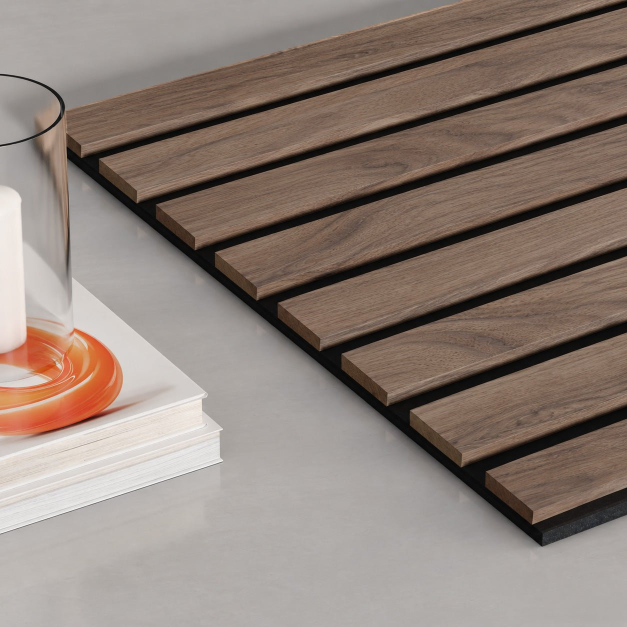
#> input picture data/items/slats-co-truewood-lite-american-walnut-slats-black-felt/image.jpg, 1254 x 1254 px, given in place of main.jpg, which was not available (shown at 1/2 size)
$ python texture.py
#> lines starting #> are read from the running program, lines starting #| are printed output that depends on the picture; long printed decimals are rounded
import json
from pathlib import Path

import numpy as np
from PIL import Image, ImageDraw
from scipy.ndimage import gaussian_filter, map_coordinates


ROOT = Path(__file__).resolve().parent
W, H = 1024, 2048
WIDTH_MM, HEIGHT_MM = 300, 600
PITCH_MM, FACE_MM = 37.5, 27
RNG = np.random.default_rng(61429)


def noise(shape, sy, sx):
    a = gaussian_filter(RNG.normal(size=shape), (sy, sx), mode="wrap")
    return a / max(a.std(), 1e-8)


def save(name, array):
    Image.fromarray(np.uint8(np.clip(array, 0, 1) * 255 + 0.5)).save(ROOT / name)


def srgb_to_linear(c):
    return np.where(c <= 0.04045, c / 12.92, ((c + 0.055) / 1.055) ** 2.4)


def linear_to_srgb(c):
    return np.where(c <= 0.0031308, 12.92 * c, 1.055 * np.maximum(c, 0) ** (1 / 2.4) - 0.055)


def build():
    photo = np.asarray(Image.open(ROOT / "main.jpg").convert("RGB"), dtype=float)
    samples = [(650, 120), (700, 225), (750, 340), (800, 450),
               (850, 565), (900, 700), (1050, 825), (1150, 985)]
    tones = np.array([np.median(photo[y-9:y+10, x-18:x+19], axis=(0, 1)) for x, y in samples])
#> tones = [[118, 94, 79], [133, 109, 95], [116, 95, 82], [130, 107, 93], [133, 111, 95], [131, 108, 94], [119, 98, 86], [123, 103, 89]]
    # Small interior samples supply color statistics only; no lit photo pixels enter the map.
    base = np.median(tones, axis=0)
#> base = [126.5, 105, 91]
    tones = base + (tones - base) * 0.65
#> tones = [[121, 97.85, 83.2], [130.7, 107.6, 93.6], [119.7, 98.5, 85.15], [128.8, 106.3, 92.3], [130.7, 108.9, 93.6], [129.4, 107, 92.95], [121.6, 100.5, 87.75], [124.2, 103.7, 89.7]]
    print("Walnut RGB samples:", tones.round(1).tolist())
#| Walnut RGB samples: [[121.0, 97.8, 83.2], [130.7, 107.6, 93.6], [119.7, 98.5, 85.2], [128.8, 106.3, 92.3], [130.7, 108.9, 93.6], [129.4, 107.0, 93.0], [121.6, 100.4, 87.8], [124.2, 103.7, 89.7]]

    y, x = np.mgrid[:H, :W]
    local_mm = ((x + 0.5) * WIDTH_MM / W) % PITCH_MM
    inside = FACE_MM / 2 - np.abs(local_mm - PITCH_MM / 2)
    face = np.clip(inside / (WIDTH_MM / W) + 0.5, 0, 1)
    felt = noise((H, W), 0.65, 0.65)
    color = np.array([0.060, 0.059, 0.057])[None, None, :] + felt[..., None] * 0.004
    height = 5 + 0.018 * felt
    wood = np.zeros((H, W, 3))
    relief = np.zeros((H, W))

    for slat in range(8):
        start, end = slat * 128, (slat + 1) * 128
        yy, xx = np.mgrid[:H, :128]
        t = 2 * np.pi * yy / H
        phase = RNG.uniform(0, 2 * np.pi)
        bend = (3.8 * np.sin(t + phase) + 1.7 * np.sin(2 * t - phase)
                + 0.8 * np.sin(3 * t + 0.7 * phase))
        if slat in (1, 4, 6):
            bend += 10 * np.cos(t + phase) ** 6
        warped_x = xx + bend + noise((H, 128), 70, 9) * 1.5
        coords = [yy, warped_x]
        broad = map_coordinates(noise((H, 128), 160, 6), coords, order=1, mode="grid-wrap")
        ribbons = map_coordinates(noise((H, 128), 55, 1.15), coords, order=1, mode="grid-wrap")
        fibers = map_coordinates(noise((H, 128), 11, 0.40), coords, order=1, mode="grid-wrap")
        pores = np.maximum(fibers - 0.8, 0) ** 1.25
        fine = noise((H, 128), 0.65, 0.45)
        growth_lines = np.maximum(np.sin(warped_x * 0.85 + broad * 0.35) - 0.65, 0)
        growth_lines *= np.clip(noise((H, 128), 25, 4) + 0.5, 0, 1)
        grain = 4 * broad + 4.4 * ribbons + 2.4 * fibers - 5.2 * pores - 7 * growth_lines + 0.7 * fine
        wood[:, start:end] = (tones[slat] + grain[..., None] * np.array([1.0, 0.93, 0.83])) / 255
        relief[:, start:end] = 0.013 * ribbons + 0.008 * fibers - 0.018 * pores
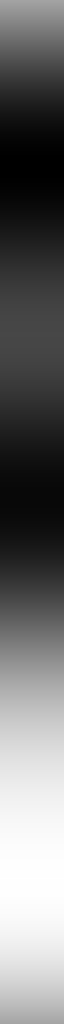
#> bend: shape (2048, 128) float64 (shown at 1/2 size); min -3.68, max 4.78, mean -2.64e-16; drawn with min black and max white
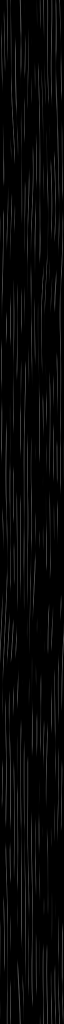
#> growth_lines: shape (2048, 128) float64 (shown at 1/2 size); min 0, max 0.35, mean 0.0295
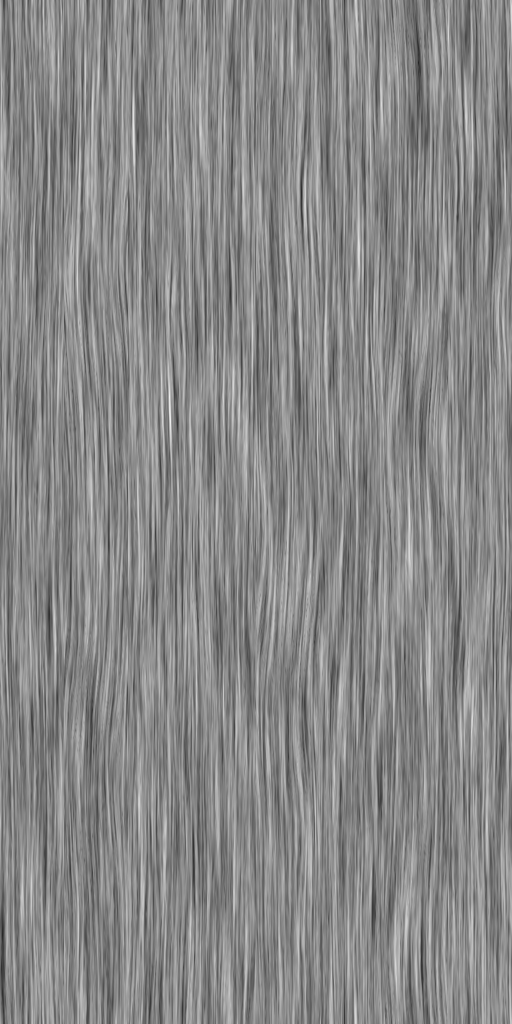
#> relief: shape (2048, 1024) float64 (shown at 1/2 size); min -0.0768, max 0.066, mean -0.00092; drawn with min black and max white
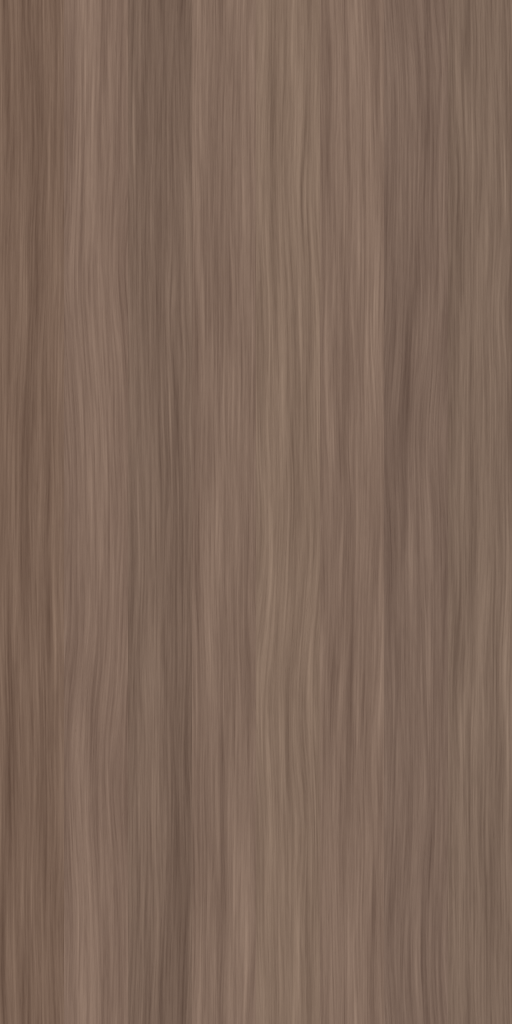
#> wood: shape (2048, 1024, 3) float64 (shown at 1/2 size); mean of channels 0, 1, 2 0.491, 0.405, 0.35; drawn as R, G, B

    color = color * (1 - face[..., None]) + wood * face[..., None]
    # The square 5 mm rise is softened only at the veneer edge, not across the gap.
    ramp = np.clip(inside / 0.45, 0, 1)
    bevel = ramp * ramp * (3 - 2 * ramp)
    height += 5 * bevel + relief * face
    dx = (np.roll(height, -1, axis=1) - np.roll(height, 1, axis=1)) / (2 * WIDTH_MM / W)
    dy = (np.roll(height, -1, axis=0) - np.roll(height, 1, axis=0)) / (2 * HEIGHT_MM / H)
    # Image rows point down; OpenGL tangent green points up.
    normal = np.stack((-dx, dy, np.ones_like(dx)), axis=-1)
    normal /= np.linalg.norm(normal, axis=-1, keepdims=True)
    save("texture.png", color)
    save("normal.png", normal * 0.5 + 0.5)

    meta = {
        "repeatWidthIn": WIDTH_MM / 25.4,
        "repeatHeightIn": HEIGHT_MM / 25.4,
        "depthIn": 10 / 25.4,
        "note": "Manufacturer spec sheet dimensions override photo estimates: 8 slats, each 27 mm (1.063 in) wide with a 10.5 mm (0.413 in) square felt gap, on a 37.5 mm pitch; the tile spans the 300 mm installed panel width by 600 mm, with 5 mm slats over 5 mm felt (10 mm total). Muted American walnut tones and per-slat variation are sampled from the main listing photo; grain and black acoustic felt are synthesized periodically without baked lighting."
    }
    (ROOT / "texture.json").write_text(json.dumps(meta, indent=2) + "\n")

    light = np.array([-0.45, 0.60, 0.66])
    light /= np.linalg.norm(light)
    lighting = 0.30 + 0.70 * np.maximum(normal @ light, 0)
    shaded = linear_to_srgb(srgb_to_linear(color) * lighting[..., None])
    panel_w, panel_h = 768, 1536
    preview = Image.new("RGB", (2 * panel_w, panel_h + 52), (235, 232, 227))
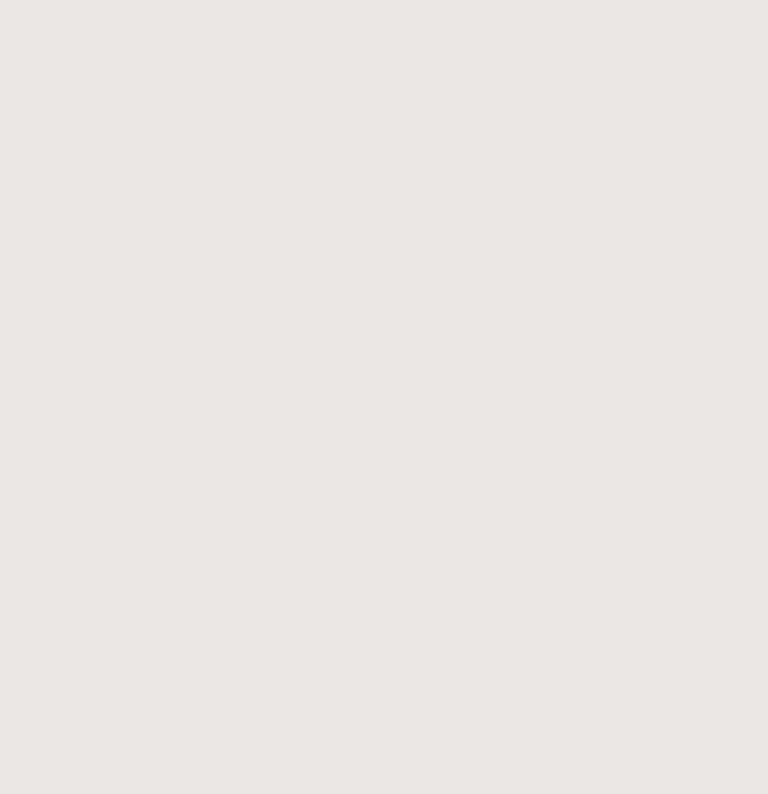
#> preview: PIL image 1536x1588 RGB (shown at 1/2 size); mean R, G, B 235, 232, 227
    draw = ImageDraw.Draw(preview)
    draw.text((15, 18), "COLOR / 3 x 3 TILES / 900 x 1800 mm", fill=(35, 32, 29))
    draw.text((panel_w + 15, 18), "NORMAL-SHADED / UPPER-LEFT LIGHT / 3 x 3 TILES", fill=(35, 32, 29))
    for column, source in enumerate((color, shaded)):
        thumbnail = Image.fromarray(np.uint8(np.clip(source, 0, 1) * 255 + 0.5)).resize((256, 512), Image.Resampling.LANCZOS)
        for row in range(3):
            for tile in range(3):
                preview.paste(thumbnail, (column * panel_w + tile * 256, 52 + row * 512))
#> this loop made 2 passes
#> column on passes 1 to 2: 0, 1
#> pass 1, in build, `thumbnail = Image.fromarray(np.uint8(np.clip(source, 0, 1) * 255 + 0.5..`:
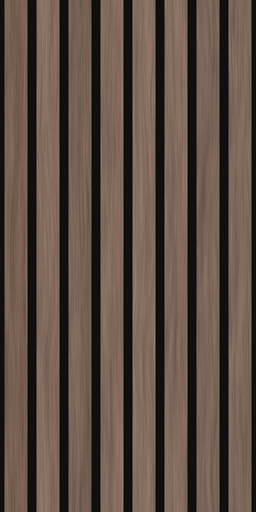
#> thumbnail: PIL image 256x512 RGB; mean R, G, B 94.5, 78.7, 68.5
#> after the loop:
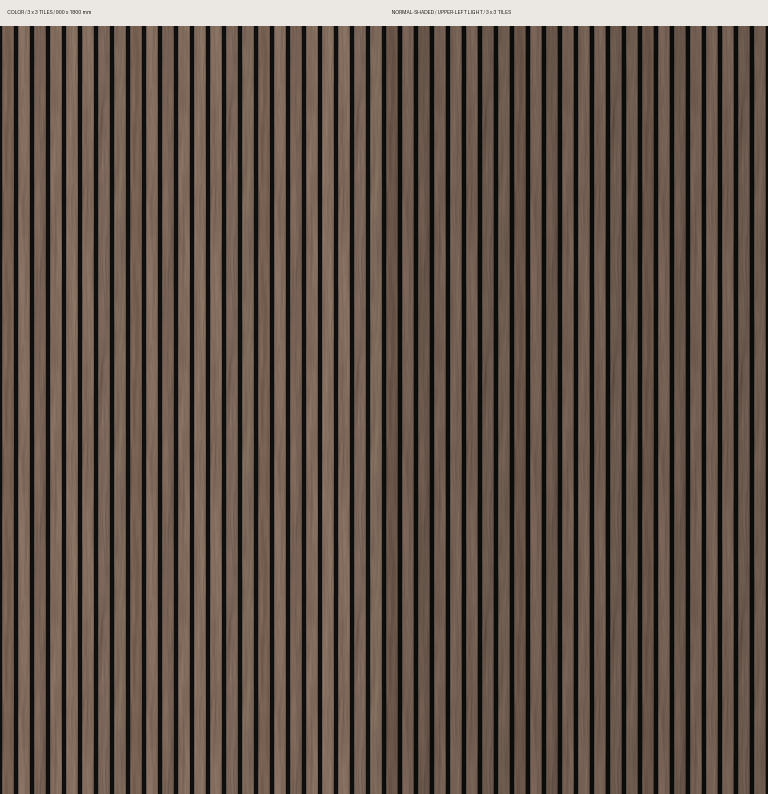
#> preview: PIL image 1536x1588 RGB (shown at 1/2 size); mean R, G, B 93, 78.5, 69
    preview.save(ROOT / "preview.png")

    for name, a in (("color", color), ("normal", normal)):
        print(name, "wrap mean difference x/y:",
              float(np.abs(a[:, 0] - a[:, -1]).mean()),
              float(np.abs(a[0] - a[-1]).mean()))
#> this loop made 2 passes
#> name on passes 1 to 2: 'color', 'normal'
#| color wrap mean difference x/y: 0.003088 0.00237
#| normal wrap mean difference x/y: 0.02482 0.02356
    assert W / H == WIDTH_MM / HEIGHT_MM
    assert WIDTH_MM / PITCH_MM == 8
    assert all(Image.open(ROOT / name).size == (W, H) for name in ("texture.png", "normal.png"))
    print("Wrote texture.png, normal.png, texture.json, preview.png")


if __name__ == "__main__":
    build()
